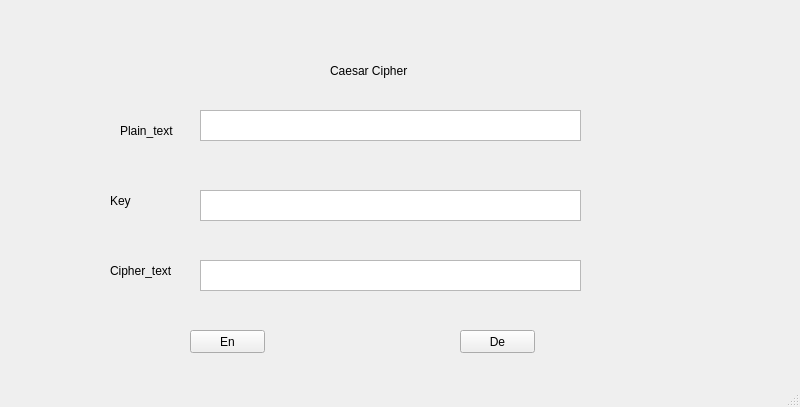
<?xml version="1.0" encoding="UTF-8"?>
<ui version="4.0">
 <class>MainWindow</class>
 <widget class="QMainWindow" name="MainWindow">
  <property name="geometry">
   <rect>
    <x>0</x>
    <y>0</y>
    <width>800</width>
    <height>407</height>
   </rect>
  </property>
  <property name="windowTitle">
   <string>MainWindow</string>
  </property>
  <widget class="QWidget" name="centralwidget">
   <widget class="QLabel" name="label">
    <property name="geometry">
     <rect>
      <x>330</x>
      <y>50</y>
      <width>141</width>
      <height>41</height>
     </rect>
    </property>
    <property name="text">
     <string>Caesar Cipher</string>
    </property>
   </widget>
   <widget class="QLabel" name="label_2">
    <property name="geometry">
     <rect>
      <x>120</x>
      <y>110</y>
      <width>141</width>
      <height>41</height>
     </rect>
    </property>
    <property name="text">
     <string>Plain_text</string>
    </property>
   </widget>
   <widget class="QLabel" name="label_3">
    <property name="geometry">
     <rect>
      <x>110</x>
      <y>180</y>
      <width>141</width>
      <height>41</height>
     </rect>
    </property>
    <property name="text">
     <string>Key</string>
    </property>
   </widget>
   <widget class="QLabel" name="label_4">
    <property name="geometry">
     <rect>
      <x>110</x>
      <y>250</y>
      <width>141</width>
      <height>41</height>
     </rect>
    </property>
    <property name="text">
     <string>Cipher_text</string>
    </property>
   </widget>
   <widget class="QPushButton" name="btn_encrypt">
    <property name="geometry">
     <rect>
      <x>190</x>
      <y>330</y>
      <width>75</width>
      <height>23</height>
     </rect>
    </property>
    <property name="text">
     <string>En</string>
    </property>
   </widget>
   <widget class="QPushButton" name="btn_decrypt">
    <property name="geometry">
     <rect>
      <x>460</x>
      <y>330</y>
      <width>75</width>
      <height>23</height>
     </rect>
    </property>
    <property name="text">
     <string>De</string>
    </property>
   </widget>
   <widget class="QTextEdit" name="txt_plain_text">
    <property name="geometry">
     <rect>
      <x>200</x>
      <y>110</y>
      <width>381</width>
      <height>31</height>
     </rect>
    </property>
   </widget>
   <widget class="QTextEdit" name="txt_key">
    <property name="geometry">
     <rect>
      <x>200</x>
      <y>190</y>
      <width>381</width>
      <height>31</height>
     </rect>
    </property>
   </widget>
   <widget class="QTextEdit" name="txt_cipher_text">
    <property name="geometry">
     <rect>
      <x>200</x>
      <y>260</y>
      <width>381</width>
      <height>31</height>
     </rect>
    </property>
   </widget>
  </widget>
  <widget class="QMenuBar" name="menubar">
   <property name="geometry">
    <rect>
     <x>0</x>
     <y>0</y>
     <width>800</width>
     <height>21</height>
    </rect>
   </property>
  </widget>
  <widget class="QStatusBar" name="statusbar"/>
 </widget>
 <resources/>
 <connections/>
</ui>
